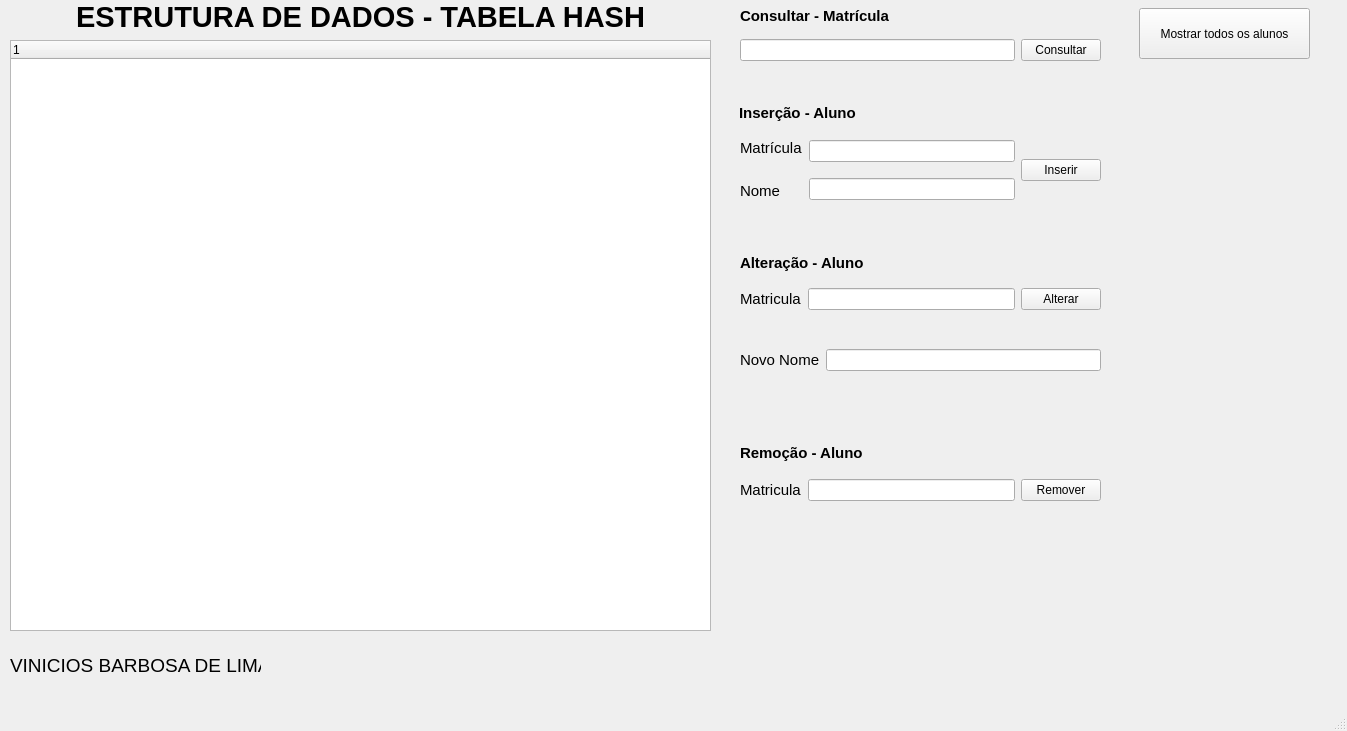
<?xml version="1.0" encoding="UTF-8"?>
<ui version="4.0">
 <class>MainWindow</class>
 <widget class="QMainWindow" name="MainWindow">
  <property name="geometry">
   <rect>
    <x>0</x>
    <y>0</y>
    <width>1347</width>
    <height>731</height>
   </rect>
  </property>
  <property name="windowTitle">
   <string>MainWindow</string>
  </property>
  <widget class="QWidget" name="centralwidget">
   <widget class="QWidget" name="horizontalLayoutWidget_4">
    <property name="geometry">
     <rect>
      <x>740</x>
      <y>320</y>
      <width>361</width>
      <height>80</height>
     </rect>
    </property>
    <layout class="QHBoxLayout" name="horizontalLayout_5">
     <item>
      <layout class="QVBoxLayout" name="verticalLayout_6">
       <item>
        <widget class="QLabel" name="label_9">
         <property name="text">
          <string>&lt;html&gt;&lt;head/&gt;&lt;body&gt;&lt;p&gt;&lt;span style=&quot; font-size:11pt;&quot;&gt;Novo Nome&lt;/span&gt;&lt;/p&gt;&lt;/body&gt;&lt;/html&gt;</string>
         </property>
        </widget>
       </item>
      </layout>
     </item>
     <item>
      <layout class="QVBoxLayout" name="verticalLayout_5">
       <item>
        <widget class="QLineEdit" name="nova_nome"/>
       </item>
      </layout>
     </item>
    </layout>
   </widget>
   <widget class="QLabel" name="label_7">
    <property name="geometry">
     <rect>
      <x>740</x>
      <y>250</y>
      <width>131</width>
      <height>27</height>
     </rect>
    </property>
    <property name="text">
     <string>&lt;html&gt;&lt;head/&gt;&lt;body&gt;&lt;p&gt;&lt;span style=&quot; font-size:11pt; font-weight:700;&quot;&gt;Alteração - Aluno&lt;/span&gt;&lt;/p&gt;&lt;/body&gt;&lt;/html&gt;</string>
    </property>
   </widget>
   <widget class="QWidget" name="horizontalLayoutWidget_2">
    <property name="geometry">
     <rect>
      <x>10</x>
      <y>0</y>
      <width>701</width>
      <height>631</height>
     </rect>
    </property>
    <layout class="QHBoxLayout" name="horizontalLayout_2">
     <item>
      <layout class="QVBoxLayout" name="verticalLayout">
       <item>
        <widget class="QLabel" name="label">
         <property name="text">
          <string>&lt;html&gt;&lt;head/&gt;&lt;body&gt;&lt;p align=&quot;center&quot;&gt;&lt;span style=&quot; font-size:22pt; font-weight:700;&quot;&gt;ESTRUTURA DE DADOS - TABELA HASH&lt;/span&gt;&lt;/p&gt;&lt;/body&gt;&lt;/html&gt;</string>
         </property>
        </widget>
       </item>
       <item>
        <widget class="QTreeWidget" name="treeWidget">
         <column>
          <property name="text">
           <string notr="true">1</string>
          </property>
         </column>
        </widget>
       </item>
      </layout>
     </item>
    </layout>
   </widget>
   <widget class="QWidget" name="horizontalLayoutWidget_3">
    <property name="geometry">
     <rect>
      <x>740</x>
      <y>279</y>
      <width>361</width>
      <height>41</height>
     </rect>
    </property>
    <layout class="QHBoxLayout" name="horizontalLayout_4">
     <item>
      <widget class="QLabel" name="label_3">
       <property name="text">
        <string>&lt;html&gt;&lt;head/&gt;&lt;body&gt;&lt;p&gt;&lt;span style=&quot; font-size:11pt;&quot;&gt;Matricula&lt;/span&gt;&lt;/p&gt;&lt;/body&gt;&lt;/html&gt;</string>
       </property>
      </widget>
     </item>
     <item>
      <widget class="QLineEdit" name="entrada_alteracao"/>
     </item>
     <item>
      <widget class="QPushButton" name="pushButton_2">
       <property name="text">
        <string>Alterar</string>
       </property>
      </widget>
     </item>
    </layout>
   </widget>
   <widget class="QPushButton" name="pushButton">
    <property name="geometry">
     <rect>
      <x>1139</x>
      <y>8</y>
      <width>171</width>
      <height>51</height>
     </rect>
    </property>
    <property name="text">
     <string>Mostrar todos os alunos</string>
    </property>
   </widget>
   <widget class="QWidget" name="horizontalLayoutWidget_5">
    <property name="geometry">
     <rect>
      <x>740</x>
      <y>470</y>
      <width>361</width>
      <height>41</height>
     </rect>
    </property>
    <layout class="QHBoxLayout" name="horizontalLayout_6">
     <item>
      <widget class="QLabel" name="label_11">
       <property name="text">
        <string>&lt;html&gt;&lt;head/&gt;&lt;body&gt;&lt;p&gt;&lt;span style=&quot; font-size:11pt;&quot;&gt;Matricula&lt;/span&gt;&lt;/p&gt;&lt;/body&gt;&lt;/html&gt;</string>
       </property>
      </widget>
     </item>
     <item>
      <widget class="QLineEdit" name="entrada_remover"/>
     </item>
     <item>
      <widget class="QPushButton" name="btn_remover">
       <property name="text">
        <string>Remover</string>
       </property>
      </widget>
     </item>
    </layout>
   </widget>
   <widget class="QWidget" name="verticalLayoutWidget_2">
    <property name="geometry">
     <rect>
      <x>740</x>
      <y>0</y>
      <width>361</width>
      <height>61</height>
     </rect>
    </property>
    <layout class="QVBoxLayout" name="verticalLayout_2">
     <item>
      <widget class="QLabel" name="label_2">
       <property name="text">
        <string>&lt;html&gt;&lt;head/&gt;&lt;body&gt;&lt;p&gt;&lt;span style=&quot; font-size:11pt; font-weight:700;&quot;&gt;Consultar - Matrícula&lt;/span&gt;&lt;/p&gt;&lt;/body&gt;&lt;/html&gt;</string>
       </property>
      </widget>
     </item>
     <item>
      <layout class="QHBoxLayout" name="horizontalLayout">
       <item>
        <widget class="QLineEdit" name="entrada_consulta"/>
       </item>
       <item>
        <widget class="QPushButton" name="btn_consultar">
         <property name="text">
          <string>Consultar</string>
         </property>
        </widget>
       </item>
      </layout>
     </item>
    </layout>
   </widget>
   <widget class="QLabel" name="label_12">
    <property name="geometry">
     <rect>
      <x>10</x>
      <y>650</y>
      <width>251</width>
      <height>31</height>
     </rect>
    </property>
    <property name="text">
     <string>&lt;html&gt;&lt;head/&gt;&lt;body&gt;&lt;p&gt;&lt;span style=&quot; font-size:14pt;&quot;&gt;VINICIOS BARBOSA DE LIMA&lt;/span&gt;&lt;/p&gt;&lt;/body&gt;&lt;/html&gt;</string>
    </property>
   </widget>
   <widget class="QWidget" name="horizontalLayoutWidget">
    <property name="geometry">
     <rect>
      <x>740</x>
      <y>130</y>
      <width>361</width>
      <height>80</height>
     </rect>
    </property>
    <layout class="QHBoxLayout" name="horizontalLayout_3">
     <item>
      <layout class="QVBoxLayout" name="verticalLayout_3">
       <item>
        <widget class="QLabel" name="label_5">
         <property name="text">
          <string>&lt;html&gt;&lt;head/&gt;&lt;body&gt;&lt;p&gt;&lt;span style=&quot; font-size:11pt;&quot;&gt;Matrícula&lt;/span&gt;&lt;/p&gt;&lt;/body&gt;&lt;/html&gt;</string>
         </property>
        </widget>
       </item>
       <item>
        <widget class="QLabel" name="label_6">
         <property name="text">
          <string>&lt;html&gt;&lt;head/&gt;&lt;body&gt;&lt;p&gt;&lt;span style=&quot; font-size:11pt;&quot;&gt;Nome&lt;/span&gt;&lt;/p&gt;&lt;/body&gt;&lt;/html&gt;</string>
         </property>
        </widget>
       </item>
      </layout>
     </item>
     <item>
      <layout class="QVBoxLayout" name="verticalLayout_4">
       <item>
        <widget class="QLineEdit" name="entrada_matricula"/>
       </item>
       <item>
        <widget class="QLineEdit" name="entrada_nome"/>
       </item>
      </layout>
     </item>
     <item>
      <widget class="QPushButton" name="btn_Inserir">
       <property name="text">
        <string>Inserir</string>
       </property>
      </widget>
     </item>
    </layout>
   </widget>
   <widget class="QLabel" name="label_4">
    <property name="geometry">
     <rect>
      <x>739</x>
      <y>100</y>
      <width>131</width>
      <height>27</height>
     </rect>
    </property>
    <property name="text">
     <string>&lt;html&gt;&lt;head/&gt;&lt;body&gt;&lt;p&gt;&lt;span style=&quot; font-size:11pt; font-weight:700;&quot;&gt;Inserção - Aluno&lt;/span&gt;&lt;/p&gt;&lt;/body&gt;&lt;/html&gt;</string>
    </property>
   </widget>
   <widget class="QLabel" name="label_10">
    <property name="geometry">
     <rect>
      <x>740</x>
      <y>440</y>
      <width>131</width>
      <height>27</height>
     </rect>
    </property>
    <property name="text">
     <string>&lt;html&gt;&lt;head/&gt;&lt;body&gt;&lt;p&gt;&lt;span style=&quot; font-size:11pt; font-weight:700;&quot;&gt;Remoção - Aluno&lt;/span&gt;&lt;/p&gt;&lt;/body&gt;&lt;/html&gt;</string>
    </property>
   </widget>
  </widget>
  <widget class="QMenuBar" name="menubar">
   <property name="geometry">
    <rect>
     <x>0</x>
     <y>0</y>
     <width>1347</width>
     <height>21</height>
    </rect>
   </property>
  </widget>
  <widget class="QStatusBar" name="statusbar"/>
 </widget>
 <resources/>
 <connections/>
</ui>
